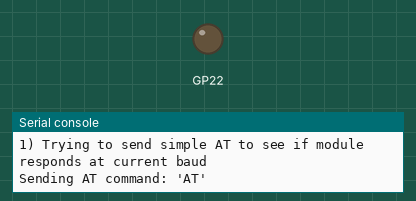
Simulated run of this program. Board: Raspberry Pi Pico running MicroPython. Parts: output pins drawn as LEDs (lit = HIGH), the last lines printed to the serial console. The modem accepts every AT command (registered, SIM ready, sends succeed) and sends nothing else. At 3.3 s the program stops and its outputs stay as they are.

Above: at 0.1 s.
At 1.3 s:
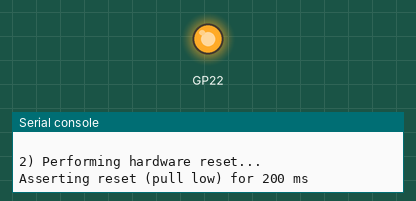
Timing chart, 0 to 2.8 s (numbered marks = the images above):
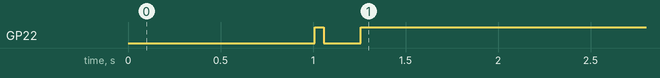

The program:

bt_reset.py
```python
"""
bt_reset.py

MicroPython helper to reset a Bluetooth module (HC-05/HC-06 style) from a Raspberry Pi Pico.

Features:
- Hardware reset by toggling a GPIO connected to module RST or VCC-enable pin.
- Enter AT mode by driving KEY (or EN) high during power-up (if your module supports it).
- Send simple AT commands over UART and show responses.

Usage:
- Edit the configuration at the top to match the pins you wired:
    RESET_PIN = 22        # pin connected to module RST or VCC-enable (change as needed)
    KEY_PIN = 21          # pin connected to module KEY/EN/STATE for AT-mode selection (optional)
    USE_RESET_PIN = True  # set False if you don't have a reset pin
    USE_KEY_PIN = True    # set False if your module has no KEY pin

- Upload this file to the Pico and run from REPL or import and call functions.

Examples:
    import bt_reset
    bt_reset.hw_reset()
    resp = bt_reset.send_at('AT')

Warning: This script toggles power/reset lines. Make sure wiring is correct and the module's power/logic expectations are met.
"""

from machine import Pin, UART
import time

# ---------- CONFIGURATION (edit for your wiring) ----------
UART_ID = 0
UART_BAUD = 9600
UART_TX_PIN = 0  # GP0
UART_RX_PIN = 1  # GP1

# GPIO pins on the Pico used to control the BT module - change as required
RESET_PIN = 22    # Connect to module RST or to a MOSFET/transistor gate that cuts VCC
KEY_PIN = 21      # Connect to module KEY/EN if available (pull high before power on to enter AT)

USE_RESET_PIN = True
USE_KEY_PIN = False  # set True if you wired KEY or EN pin

# timings (ms)
RESET_PULSE_MS = 200
POST_RESET_WAIT_MS = 500
AT_MODE_POWER_CYCLE_MS = 300
READ_TIMEOUT_MS = 1000

# -----------------------------------------------------------

# Local helper to create UART (does not close existing hardware UARTs)
def _open_uart(baud=UART_BAUD):
    return UART(UART_ID, baudrate=baud, tx=Pin(UART_TX_PIN), rx=Pin(UART_RX_PIN), bits=8, parity=None, stop=1)

# Hardware reset: pull reset pin active for pulse_ms then release
def hw_reset(reset_pin=RESET_PIN, pulse_ms=RESET_PULSE_MS, active_low=True):
    """Perform a hardware reset using the given GPIO.

    active_low: if True, drive pin low to reset (typical RST behavior). If False, drive high to reset.
    """
    if not USE_RESET_PIN:
        print("RESET pin usage disabled (USE_RESET_PIN=False). Skipping hw_reset.")
        return

    p = Pin(reset_pin, Pin.OUT)

    if active_low:
        # Ensure released state (high) then pulse low
        p.on()
        time.sleep_ms(50)
        print("Asserting reset (pull low) for {} ms".format(pulse_ms))
        p.off()
        time.sleep_ms(pulse_ms)
        p.on()
    else:
        # Ensure released (low) then pulse high
        p.off()
        time.sleep_ms(50)
        print("Asserting reset (pull high) for {} ms".format(pulse_ms))
        p.on()
        time.sleep_ms(pulse_ms)
        p.off()

    time.sleep_ms(POST_RESET_WAIT_MS)
    print("Hardware reset complete")


def enter_at_mode(key_pin=KEY_PIN, reset_pin=RESET_PIN, key_active_high=True):
    """Try to enter AT mode by asserting KEY pin (or EN) during power-up/reset.

    Steps (typical for HC-05):
      - Drive KEY high
      - Power-cycle / reset module
      - Module should boot into AT mode

    Returns True if sequence executed; does not verify AT-mode automatically.
    """
    if not USE_KEY_PIN:
        print("KEY pin usage disabled (USE_KEY_PIN=False). Skipping enter_at_mode.")
        return False

    k = Pin(key_pin, Pin.OUT)
    print("Setting KEY pin {}".format('HIGH' if key_active_high else 'LOW'))
    if key_active_high:
        k.on()
    else:
        k.off()

    # Small delay to ensure key is seen before power-cycle
    time.sleep_ms(50)

    # Power cycle / reset while KEY is asserted
    if USE_RESET_PIN:
        hw_reset(reset_pin=reset_pin, pulse_ms=AT_MODE_POWER_CYCLE_MS, active_low=True)
    else:
        # If there is no dedicated reset pin, user must power-cycle module manually.
        print("No RESET pin configured; please power-cycle the BT module now while KEY is asserted.")

    # Leave KEY asserted for a short time to allow module to boot in AT mode
    time.sleep_ms(300)
    print("AT mode entry sequence complete (KEY left asserted).")
    return True


def send_at(command, baud=UART_BAUD, timeout_ms=READ_TIMEOUT_MS):
    """Send an AT command over UART and return the response as bytes/string.

    Returns tuple (raw_bytes, decoded_str) where decoded_str may be None if decode fails.
    """
    u = _open_uart(baud)
    cmd = command
    if not cmd.endswith('\r') and not cmd.endswith('\n'):
        cmd = cmd + '\r\n'

    try:
        print("Sending AT command:", repr(command))
        u.write(cmd)

        # wait for response
        deadline = time.ticks_add(time.ticks_ms(), timeout_ms)
        resp = b''
        while time.ticks_diff(deadline, time.ticks_ms()) > 0:
            if u.any():
                chunk = u.read()
                if chunk:
                    resp += chunk
                    # short delay to allow more data
                    time.sleep_ms(50)
            else:
                time.sleep_ms(10)

        if not resp:
            print("No response received (timeout)")
            return (b'', None)

        print("Raw response:", [hex(b) for b in resp])
        try:
            text = resp.decode('ascii', 'ignore')
            print("Decoded:", repr(text))
            return (resp, text)
        except Exception as e:
            print("Decode failed:", e)
            return (resp, None)
    finally:
        # Close UART by re-initializing to default (optional) -- on Pico, creating a new UART replaces the old
        pass


# Convenience script-run example
if __name__ == '__main__':
    print("bt_reset helper running. Configuration:\n  RESET_PIN={}, USE_RESET_PIN={}\n  KEY_PIN={}, USE_KEY_PIN={}".format(RESET_PIN, USE_RESET_PIN, KEY_PIN, USE_KEY_PIN))
    print("1) Trying to send simple AT to see if module responds at current baud")
    send_at('AT')

    if USE_RESET_PIN:
        print('\n2) Performing hardware reset...')
        hw_reset()
        print('Waiting a bit and probing with AT...')
        time.sleep_ms(500)
        send_at('AT')

    if USE_KEY_PIN:
        print('\n3) Trying AT-mode entry sequence (KEY asserted during reset)')
        enter_at_mode()
        time.sleep_ms(500)
        send_at('AT')

    print('\nDone.')
```

Measured:
- by itself, GP22: LOW → HIGH at 1.0 s, → LOW 0.05 s later, → HIGH 0.20 s later
